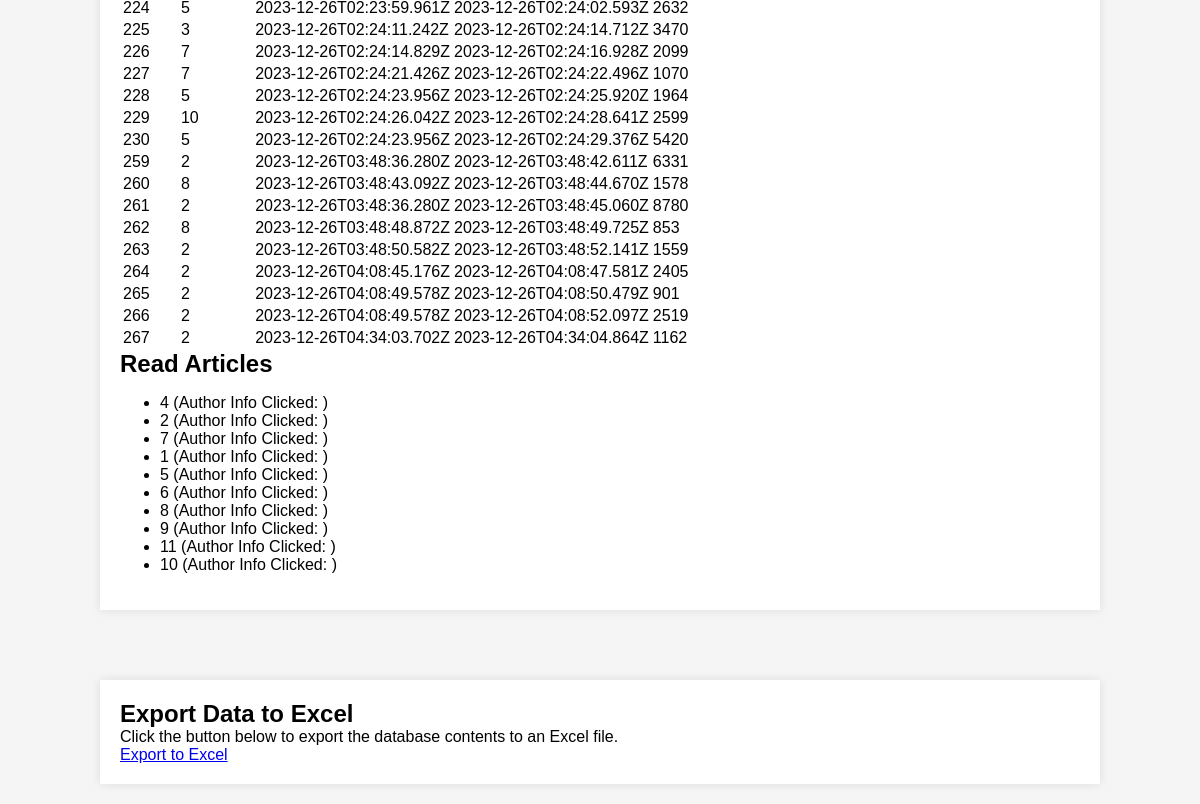
Before: /end (signed in, lower part) with the older database file.
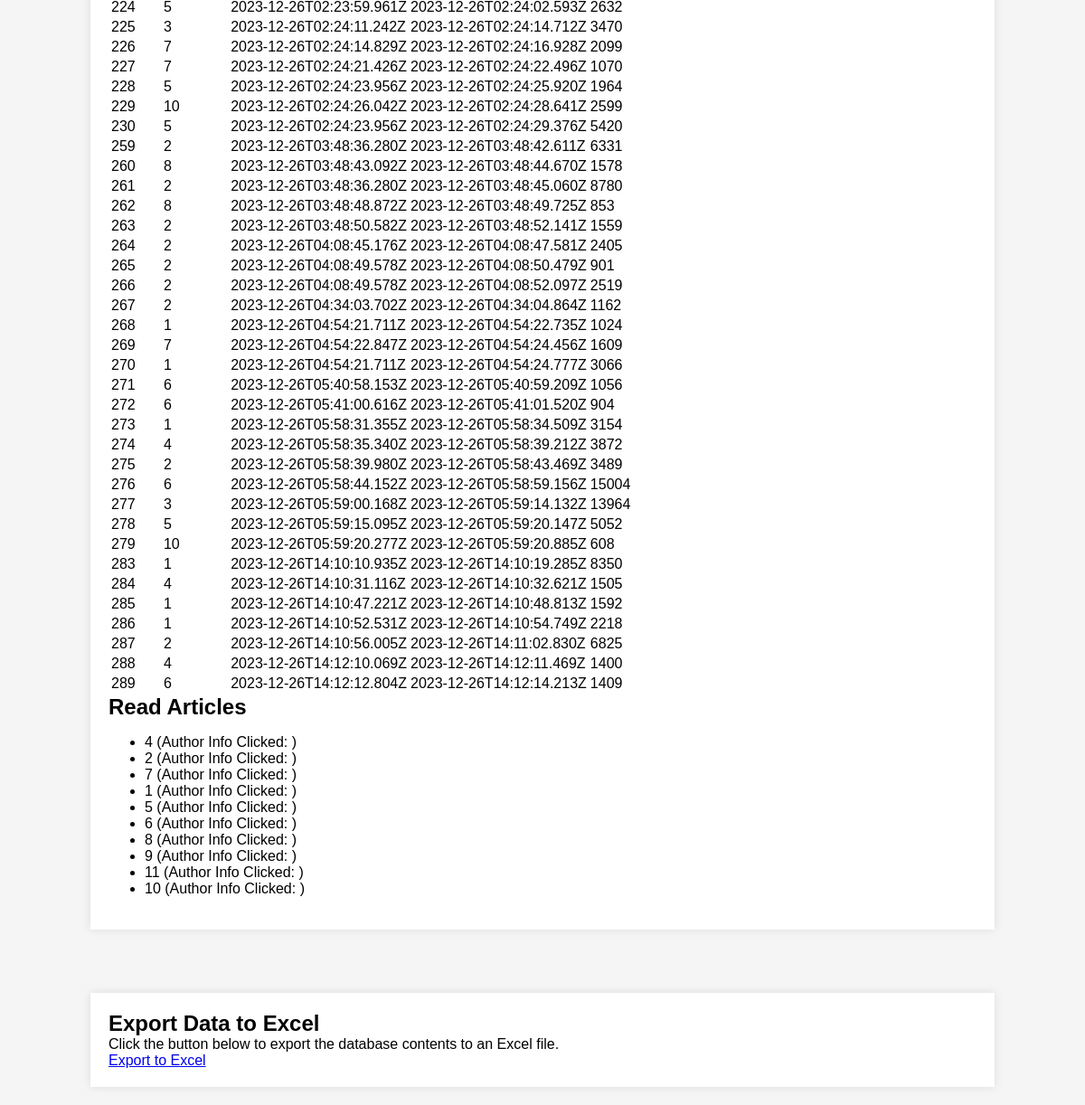
After: the same page with the newer database file.
### app.py (models this page shows)
class Visit(db.Model):
    id = db.Column(db.Integer, primary_key=True)
    user_id = db.Column(db.Integer, db.ForeignKey('user.id', name='fk_visit_user'), nullable=False)
    article_id = db.Column(db.String(255), nullable=False)
    start_time = db.Column(db.String(255), nullable=False)
    end_time = db.Column(db.String(255), nullable=False)
    duration = db.Column(db.Integer, nullable=False)

class ReadArticle(db.Model):
    id = db.Column(db.Integer, primary_key=True)
    user_id = db.Column(db.Integer, db.ForeignKey('user.id', name='fk_read_article_user'), nullable=False)
    article_id = db.Column(db.String(255), nullable=False, unique=True)
    author_info_clicked = db.Column(db.String(255), nullable=False)

### app.py (the view)
@app.route('/end')
def end_page():
    visit_history = Visit.query.filter_by(user_id=session['user_id']).all()
    read_articles = ReadArticle.query.filter_by(user_id=session['user_id']).all()
    articles = Article.query.all()
    return render_template('end.html', visit_history=visit_history, read_articles=read_articles, articles=articles)

### templates/end.html (shortened to what this page needs)
<!DOCTYPE html>
<html lang="en">
<head>
    <link rel="stylesheet" type="text/css" href="/static/styles.css">
</head>
<body>
    <div class="container">
        <table>
            <tbody>
                {% for visit in visit_history %}
                    <tr>
                        <td>{{ visit.id }}</td>
                        <td>{{ visit.article_id }}</td>
                        <td>{{ visit.start_time }}</td>
                        <td>{{ visit.end_time }}</td>
                        <td>{{ visit.duration }}</td>
                    </tr>
                {% endfor %}
            </tbody>
        </table>
        <h2>Read Articles</h2>
        <ul>
            {% for article in read_articles %}
                <li>{{ article.article_id }} (Author Info Clicked: {{ article.authorInfoClicked }})</li>
            {% endfor %}
        </ul>
    </div>
    {% if session['user_name'] == 'admin' %}
    <div class="container">
        <h2>Export Data to Excel</h2>
        <p>Click the button below to export the database contents to an Excel file.</p>
        <a href="/export-to-excel" class="export-button">Export to Excel</a>
    </div>
    {% endif %}
</body>
</html>

### static/styles.css (style rules this page uses)
body, h1, h2, p { margin: 0; padding: 0; }
body { font-family: Arial, sans-serif; background-color: #f5f5f5; }
.container { max-width: 80%; margin: 20px auto; padding: 20px; background-color: #fff; box-shadow: 0 0 10px rgba(0, 0, 0, 0.1); margin-top: 70px; }

Changed rows visible on the page:
added Visit: id "268", article_id "1", start_time "2023-12-26T04:54:21.711Z", end_time "2023-12-26T04:54:22.735Z", duration "1024"
added Visit: id "269", article_id "7", start_time "2023-12-26T04:54:22.847Z", end_time "2023-12-26T04:54:24.456Z", duration "1609"
added Visit: id "270", article_id "1", start_time "2023-12-26T04:54:21.711Z", end_time "2023-12-26T04:54:24.777Z", duration "3066"
added Visit: id "271", article_id "6", start_time "2023-12-26T05:40:58.153Z", end_time "2023-12-26T05:40:59.209Z", duration "1056"
added Visit: id "272", article_id "6", start_time "2023-12-26T05:41:00.616Z", end_time "2023-12-26T05:41:01.520Z", duration "904"
added Visit: id "273", article_id "1", start_time "2023-12-26T05:58:31.355Z", end_time "2023-12-26T05:58:34.509Z", duration "3154"
added Visit: id "274", article_id "4", start_time "2023-12-26T05:58:35.340Z", end_time "2023-12-26T05:58:39.212Z", duration "3872"
added Visit: id "275", article_id "2", start_time "2023-12-26T05:58:39.980Z", end_time "2023-12-26T05:58:43.469Z", duration "3489"
added Visit: id "276", article_id "6", start_time "2023-12-26T05:58:44.152Z", end_time "2023-12-26T05:58:59.156Z", duration "15004"
added Visit: id "277", article_id "3", start_time "2023-12-26T05:59:00.168Z", end_time "2023-12-26T05:59:14.132Z", duration "13964"
added Visit: id "278", article_id "5", start_time "2023-12-26T05:59:15.095Z", end_time "2023-12-26T05:59:20.147Z", duration "5052"
added Visit: id "279", article_id "10", start_time "2023-12-26T05:59:20.277Z", end_time "2023-12-26T05:59:20.885Z", duration "608"
added Visit: id "283", article_id "1", start_time "2023-12-26T14:10:10.935Z", end_time "2023-12-26T14:10:19.285Z", duration "8350"
added Visit: id "284", article_id "4", start_time "2023-12-26T14:10:31.116Z", end_time "2023-12-26T14:10:32.621Z", duration "1505"
added Visit: id "285", article_id "1", start_time "2023-12-26T14:10:47.221Z", end_time "2023-12-26T14:10:48.813Z", duration "1592"
added Visit: id "286", article_id "1", start_time "2023-12-26T14:10:52.531Z", end_time "2023-12-26T14:10:54.749Z", duration "2218"
added Visit: id "287", article_id "2", start_time "2023-12-26T14:10:56.005Z", end_time "2023-12-26T14:11:02.830Z", duration "6825"
added Visit: id "288", article_id "4", start_time "2023-12-26T14:12:10.069Z", end_time "2023-12-26T14:12:11.469Z", duration "1400"
added Visit: id "289", article_id "6", start_time "2023-12-26T14:12:12.804Z", end_time "2023-12-26T14:12:14.213Z", duration "1409"
